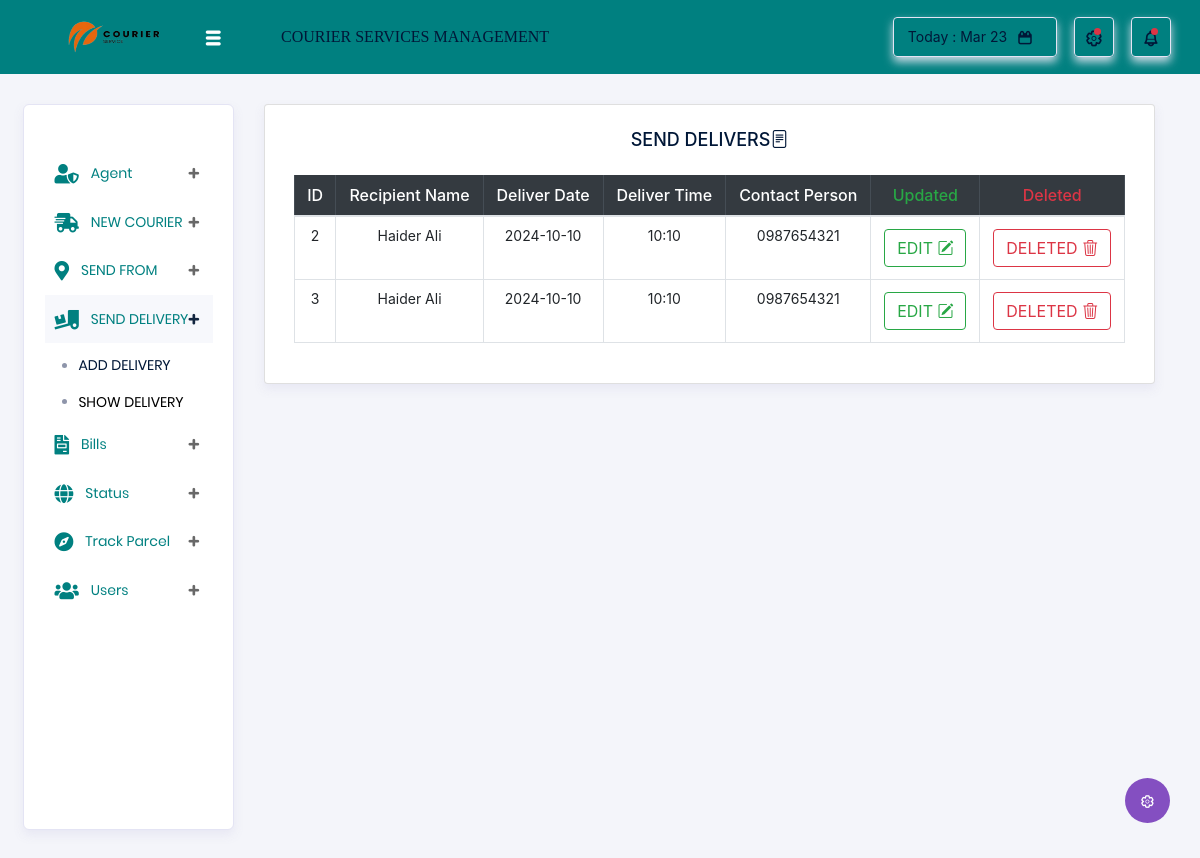
Page /Admin/send_deliveryshow.php on the committed database.
### tables this page shows
CREATE TABLE `delivery` (
  `id` int(11) NOT NULL,
  `recipient_name` varchar(255) NOT NULL,
  `contact` varchar(255) NOT NULL,
  `deliver_date` date NOT NULL,
  `deliver_time` varchar(255) NOT NULL
);

### Admin/send_deliveryshow.php (the view, shortened to what this page needs)
<?php
include("connection.php");
include("headings.php");
$sql = "SELECT * FROM  delivery";
$result = mysqli_query($conn, $sql);
?>
<link rel="stylesheet" href="https://cdn.jsdelivr.net/npm/bootstrap-icons@1.11.3/font/bootstrap-icons.min.css">
<link rel="stylesheet" href="https://cdn.jsdelivr.net/npm/bootstrap-icons@1.11.3/font/bootstrap-icons.min.css">
<div class="container">
    <div class="col-lg-12 grid-margin stretch-card">
        <div class="card">
            <div class="card-body">
                <h4 class="card-title text-center">SEND DELIVERS<i class="bi bi-file-text"></i></h4>
                <div class="table-responsive">
                    <table class=" table table-hover text-center table-bordered ">
                        <thead class="table-dark">
                            <tr>
                                <th>ID</th>
                                <th>Recipient Name</th>
                                <th>Deliver Date</th>
                                <th>Deliver Time</th>
                                <th>Contact Person</th>
                                <th class=" text-success">Updated</th>
                                <th class="text-danger">Deleted</th>
                            </tr>
                        </thead>
                        <tbody>
                            <?php while ($rows = mysqli_fetch_assoc($result)) { ?>
                            <tr>
                                <td><?php echo $rows['id']; ?></td>
                                <td><?php echo $rows['recipient_name']; ?></td>
                                <td><?php echo $rows['deliver_date']; ?></td>
                                <td><?php echo $rows['deliver_time']; ?></td>
                                <td><?php echo $rows['contact']; ?></td>
                                <td><a href="send_deliveryupdate.php?id=<?php echo$rows['id']?>"  class="btn btn-outline-success" >EDIT <i class="bi bi-pencil-square"></i></a></td>
                                <td><a href="send_deliverydelete.php?id=<?php echo $rows['id'] ?>" class="btn btn-outline-danger">DELETED <i class="bi bi-trash3"></i></a></td>
                            </tr>
                            <?php } ?>
                        </tbody>
                    </table>
                </div>
            </div>
        </div>
    </div>
</div>

### rows in the picture
delivery: id "2", recipient_name "Haider Ali", deliver_date "2024-10-10", deliver_time "10:10", contact "0987654321"
delivery: id "3", recipient_name "Haider Ali", deliver_date "2024-10-10", deliver_time "10:10", contact "0987654321"
